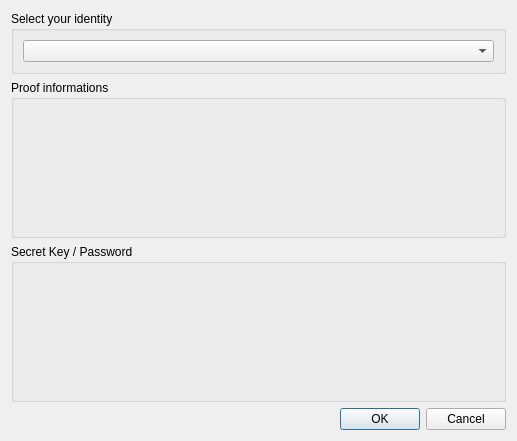
<?xml version="1.0" encoding="UTF-8"?>
<ui version="4.0">
 <class>IdentityProofDialog</class>
 <widget class="QDialog" name="IdentityProofDialog">
  <property name="geometry">
   <rect>
    <x>0</x>
    <y>0</y>
    <width>517</width>
    <height>441</height>
   </rect>
  </property>
  <property name="windowTitle">
   <string>Certification</string>
  </property>
  <layout class="QVBoxLayout" name="verticalLayout">
   <item>
    <widget class="QGroupBox" name="groupBox_2">
     <property name="sizePolicy">
      <sizepolicy hsizetype="Preferred" vsizetype="Maximum">
       <horstretch>0</horstretch>
       <verstretch>0</verstretch>
      </sizepolicy>
     </property>
     <property name="title">
      <string>Select your identity</string>
     </property>
     <layout class="QVBoxLayout" name="verticalLayout_2">
      <item>
       <widget class="QComboBox" name="combo_connection"/>
      </item>
     </layout>
    </widget>
   </item>
   <item>
    <widget class="QGroupBox" name="groupbox_proof">
     <property name="title">
      <string>Proof informations</string>
     </property>
    </widget>
   </item>
   <item>
    <widget class="QGroupBox" name="group_box_password">
     <property name="title">
      <string>Secret Key / Password</string>
     </property>
     <layout class="QVBoxLayout" name="verticalLayout_6">
      <item>
       <layout class="QVBoxLayout" name="layout_password_input"/>
      </item>
     </layout>
    </widget>
   </item>
   <item>
    <widget class="QDialogButtonBox" name="button_box">
     <property name="enabled">
      <bool>true</bool>
     </property>
     <property name="orientation">
      <enum>Qt::Horizontal</enum>
     </property>
     <property name="standardButtons">
      <set>QDialogButtonBox::Cancel|QDialogButtonBox::Ok</set>
     </property>
    </widget>
   </item>
  </layout>
 </widget>
 <resources/>
 <connections/>
 <slots>
  <slot>open_manage_wallet_coins()</slot>
  <slot>change_displayed_wallet(int)</slot>
  <slot>transfer_mode_changed(bool)</slot>
  <slot>recipient_mode_changed(bool)</slot>
  <slot>change_current_community(int)</slot>
  <slot>amount_changed()</slot>
  <slot>relative_amount_changed()</slot>
 </slots>
</ui>
